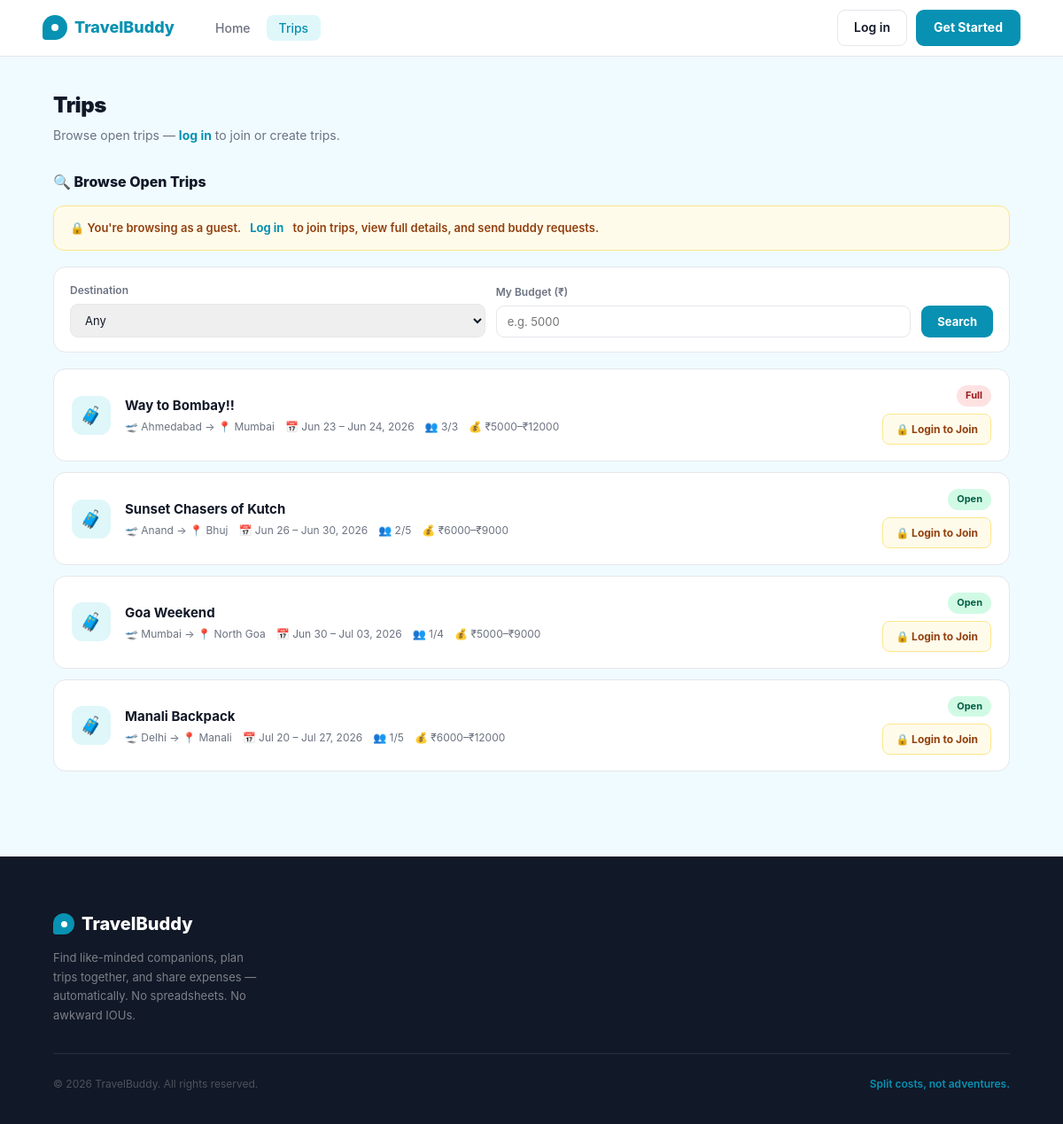
The page /trips on the database as committed earlier.
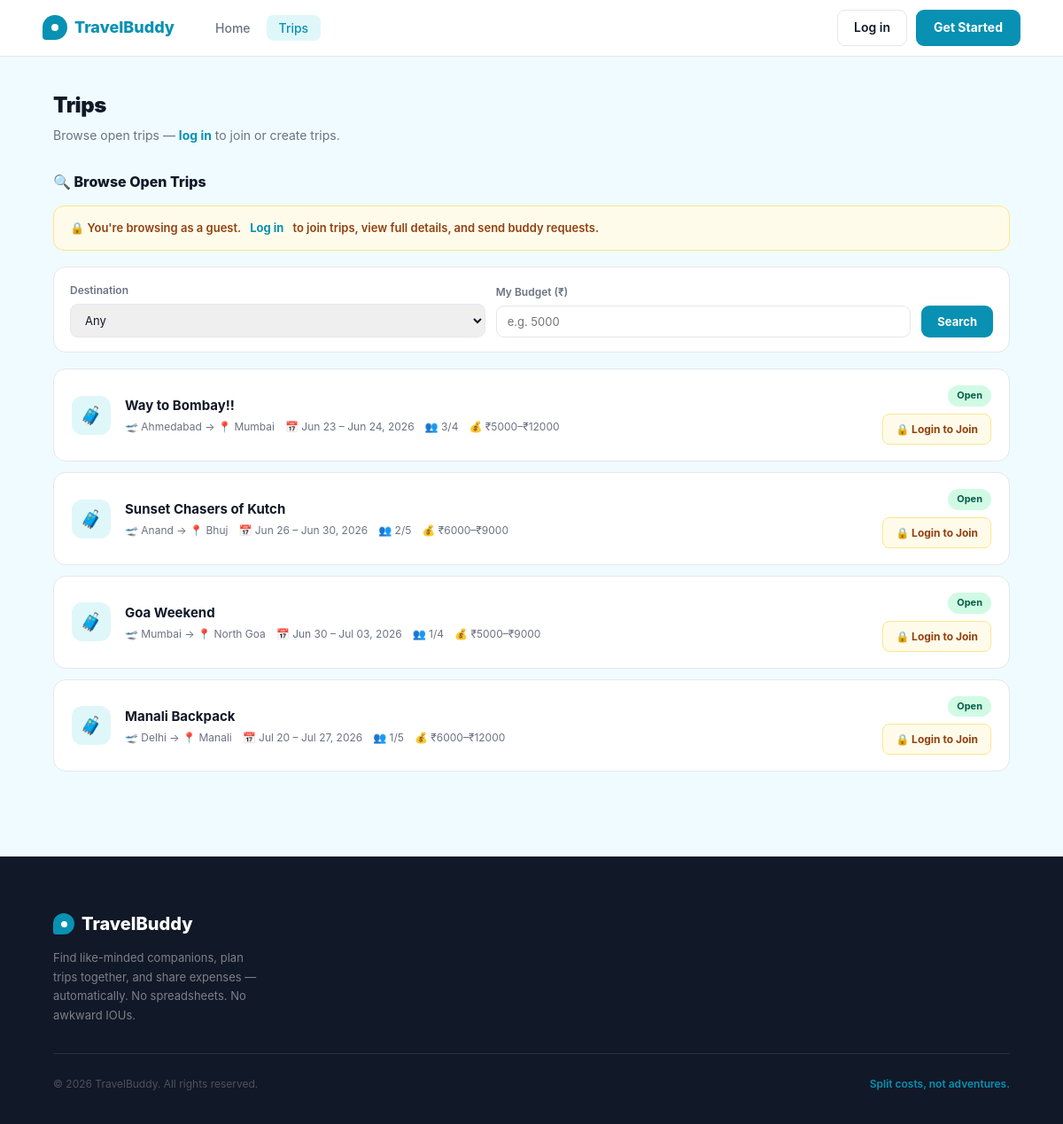
The same page on the database as committed later.
### app/models.py (models this page shows, shortened)
class Trip(db.Model):
    __tablename__ = 'trips'
    __table_args__ = (
        db.Index('ix_trips_owner_status', 'owner_id', 'status'),
        db.Index('ix_trips_public_start', 'is_public', 'start_date'),
    )
    id          = db.Column(db.Integer, primary_key=True)
    owner_id    = db.Column(db.Integer, db.ForeignKey('users.id'), nullable=False)
    title       = db.Column(db.String(150), nullable=False)
    destination = db.Column(db.String(150), nullable=False)
    departure_city = db.Column(db.String(100), default='')
    start_date  = db.Column(db.Date, nullable=False)
    end_date    = db.Column(db.Date, nullable=False)
    description = db.Column(db.Text, default='')
    budget_min  = db.Column(db.Float, default=0)
    budget_max  = db.Column(db.Float, default=0)
    max_members = db.Column(db.Integer, default=4)
    status      = db.Column(db.String(20), default='OPEN')
    join_deadline           = db.Column(db.DateTime, nullable=True)
    open_roster             = db.Column(db.Boolean, default=False, nullable=False,
                                        server_default='0')
    confirmation_deadline   = db.Column(db.DateTime, nullable=True)
    confirmation_started_at = db.Column(db.DateTime, nullable=True)
    cancelled_at            = db.Column(db.DateTime, nullable=True)
    is_public   = db.Column(db.Boolean, default=True)
    created_at  = db.Column(db.DateTime, default=lambda: datetime.now(timezone.utc))
    owner    = db.relationship('User', back_populates='owned_trips')
    members  = db.relationship('TripMember', back_populates='trip', lazy='dynamic',
                               cascade='all, delete-orphan')
    expenses = db.relationship('Expense', back_populates='trip', lazy='dynamic',
                               cascade='all, delete-orphan')
    @property
    def joining_closed(self):
        if self.status and self.status.upper() != 'OPEN':
            return True
        now_naive = datetime.utcnow()
        if self.join_deadline is not None:
            dl = self.join_deadline
            if dl.tzinfo is not None:
                dl = dl.replace(tzinfo=None)
            return now_naive >= dl
        return _date.today() >= (self.start_date - timedelta(days=1))
    def member_count(self):
        return self.members.filter_by(status='accepted').count() + 1  # +1 for owner
    def is_full(self):
        return self.member_count() >= self.max_members

### app/trips/routes.py (the view)
@trips.route('/trips')
def index():
    my_trips = []
    pending_ids = set()
    accepted_ids = set()
    if current_user.is_authenticated:
        my_trip_ids = current_user._all_trip_ids()
        my_trips = Trip.query.filter(Trip.id.in_(my_trip_ids)).all() if my_trip_ids else []
        pending_ids = {m.trip_id for m in
                       TripMember.query.filter_by(user_id=current_user.id, status='pending').all()}
        accepted_ids = {m.trip_id for m in
                        TripMember.query.filter_by(user_id=current_user.id, status='accepted').all()}
        my_trip_ids_set = set(my_trip_ids)
    else:
        my_trip_ids_set = set()
    query = Trip.query.filter(
        Trip.is_public == True,   # noqa: E712
        Trip.status == 'OPEN'
    )
    if my_trip_ids_set:
        query = query.filter(~Trip.id.in_(my_trip_ids_set))
    destination = request.args.get('destination', '').strip()
    budget = request.args.get('budget', '').strip()
    page = request.args.get('page', 1, type=int)
    if destination:
        query = query.filter(Trip.destination == destination)
    if budget:
        try:
            b = float(budget)
            query = query.filter(Trip.budget_min <= b)
        except ValueError:
            pass
    pagination = query.order_by(Trip.start_date.asc()).paginate(
        page=page, per_page=BROWSE_PER_PAGE, error_out=False
    )
    browse_trips = pagination.items
    return render_template('trips/index.html',
        my_trips=my_trips,
        browse_trips=browse_trips,
        pagination=pagination,
        pending_ids=pending_ids,
        accepted_ids=accepted_ids,
        destination=destination,
        budget=budget,
        destination_choices=DESTINATION_CHOICES,
        today=date.today()
    )

### app/templates/trips/index.html (shortened to what this page needs)
{% extends "base.html" %}
{% block content %}
<div class="trips-page">
  <div class="trips-inner">
    <div class="page-header">
      <div>
        <h1 class="page-title">Trips</h1>
        <p class="page-subtitle">
          {% if current_user.is_authenticated %}
            Manage your trips and find new ones to join.
          {% else %}
            Browse open trips — <a href="{{ url_for('auth.login') }}" style="color:var(--green);font-weight:700;">log in</a> to join or create trips.
          {% endif %}
        </p>
      </div>
    </div>
    <div class="section">
      <div class="section-title">🔍 Browse Open Trips</div>
      {% if not current_user.is_authenticated %}
      <div class="guest-banner">
        🔒 You're browsing as a guest. <a href="{{ url_for('auth.login') }}">Log in</a> to join trips, view full details, and send buddy requests.
      </div>
      {% endif %}
      <form method="GET" action="{{ url_for('trips.index') }}" class="filter-bar">
        <div class="filter-field">
          <label>Destination</label>
          <select name="destination">
            <option value="">Any</option>
          </select>
        </div>
        <div class="filter-field">
          <label>My Budget (₹)</label>
          <input type="number" name="budget" placeholder="e.g. 5000" value="{{ budget }}">
        </div>
        <button type="submit" class="btn-filter">Search</button>
      </form>
      {% if browse_trips %}
        <div class="trip-cards">
          {% for trip in browse_trips %}
          <div class="trip-card">
            <div class="trip-icon">🧳</div>
            <div class="trip-info">
              <div class="trip-name">
                {% if current_user.is_authenticated %}
                  <a href="{{ url_for('trips.detail', trip_id=trip.id) }}">{{ trip.title }}</a>
                {% else %}
                  <a href="{{ url_for('auth.login') }}">{{ trip.title }}</a>
                {% endif %}
              </div>
              <div class="trip-meta">
                <span>🛫 {% if trip.departure_city %}{{ trip.departure_city }}{% else %}—{% endif %} → 📍 {{ trip.destination }}</span>
                <span>📅 {{ trip.start_date.strftime('%b %d') }} – {{ trip.end_date.strftime('%b %d, %Y') }}</span>
                <span>👥 {{ trip.member_count() }}/{{ trip.max_members }}</span>
                {% if trip.budget_min or trip.budget_max %}<span>💰 ₹{{ "%.0f"|format(trip.budget_min) }}–₹{{ "%.0f"|format(trip.budget_max) }}</span>{% endif %}
              </div>
            </div>
            <div class="trip-right">
              {% if trip.is_full() %}
                <span class="badge badge-full">Full</span>
              {% elif trip.joining_closed %}
                <span class="badge badge-join-closed">Join Closed</span>
              {% else %}
                <span class="badge badge-open">Open</span>
              {% endif %}
              {% if current_user.is_authenticated %}
                {% if trip.id in accepted_ids %}
                  <span class="badge badge-owner">Joined</span>
                {% elif trip.id in pending_ids %}
                  <button class="btn-small btn-pending" disabled>Request Sent</button>
                {% elif not trip.joining_closed and not trip.is_full() %}
                  <form method="POST" action="{{ url_for('trips.send_request', trip_id=trip.id) }}">
                    <input type="hidden" name="csrf_token" value="{{ csrf_token() }}">
                    <button type="submit" class="btn-small btn-request">Send Buddy Request</button>
                  </form>
                {% endif %}
                <a href="{{ url_for('trips.detail', trip_id=trip.id) }}" class="btn-small btn-view">View →</a>
              {% else %}
                <a href="{{ url_for('auth.login') }}" class="btn-guest-login">🔒 Login to Join</a>
              {% endif %}
            </div>
          </div>
          {% endfor %}
        </div>
      {% else %}
        <div class="empty-state">
          <div class="empty-icon">🤷</div>
          <h4>No open trips found</h4>
          <p>Try adjusting your filters, or check back later for new trips.</p>
        </div>
      {% endif %}
    </div>
  </div>
</div>
{% endblock %}

### app/templates/base.html (shortened to what this page needs)
<!DOCTYPE html>
<html lang="en">
<head>
</head>
<body>
<nav>
  <a href="{{ url_for('main.home') }}" class="logo">
    <div class="logo-icon"></div>
    TravelBuddy
  </a>
  {% if current_user.is_authenticated %}
    <ul class="nav-links">
      <li><a href="{{ url_for('dashboard.index') }}" {% if request.endpoint == 'dashboard.index' %}class="active"{% endif %}>Dashboard</a></li>
      <li><a href="{{ url_for('trips.index') }}" {% if request.endpoint and request.endpoint.startswith('trips.') %}class="active"{% endif %}>Trips</a></li>
      <li><a href="{{ url_for('expenses.my_expenses') }}" {% if request.endpoint == 'expenses.my_expenses' %}class="active"{% endif %}>Expenses</a></li>
    </ul>
    <div class="nav-right">
      <div class="nav-user">
        <div class="nav-avatar">{{ current_user.name[0].upper() }}</div>
        <a href="{{ url_for('profile.view') }}" style="color:inherit;">{{ current_user.name.split()[0] }}</a>
      </div>
      <a href="{{ url_for('auth.logout') }}" class="btn-logout">Log out</a>
    </div>
  {% else %}
    <ul class="nav-links">
      <li><a href="{{ url_for('main.home') }}" {% if request.endpoint == 'main.home' %}class="active"{% endif %}>Home</a></li>
      <li><a href="{{ url_for('trips.index') }}" {% if request.endpoint and request.endpoint.startswith('trips.') %}class="active"{% endif %}>Trips</a></li>
    </ul>
    <div class="nav-right">
      <a href="{{ url_for('auth.login') }}" class="btn-login">Log in</a>
      <a href="{{ url_for('auth.register') }}" class="btn-cta-nav">Get Started</a>
    </div>
  {% endif %}
</nav>
{% block content %}{% endblock %}
<footer>
  <div class="footer-inner">
    <div class="footer-top">
      <div class="footer-brand">
        <div class="footer-logo">
          <div class="footer-logo-icon"></div>
          TravelBuddy
        </div>
        <p>Find like-minded companions, plan trips together, and share expenses — automatically. No spreadsheets. No awkward IOUs.</p>
      </div>
    </div>
    <div class="footer-bottom">
      <p class="footer-copy">© 2026 TravelBuddy. All rights reserved.</p>
      <p class="footer-tagline-bottom">Split costs, not adventures.</p>
    </div>
  </div>
</footer>
</body>
</html>

Rows that differ between the two databases and show on the page:
changed Trip "Way to Bombay!!": max_members "3" → "4"; max_members "Full" → "Open"
